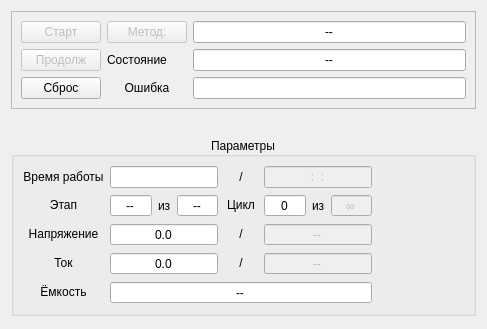
<?xml version="1.0" encoding="UTF-8"?>
<ui version="4.0">
 <class>ZrmMainDisplay</class>
 <widget class="QWidget" name="ZrmMainDisplay">
  <property name="geometry">
   <rect>
    <x>0</x>
    <y>0</y>
    <width>487</width>
    <height>329</height>
   </rect>
  </property>
  <property name="sizePolicy">
   <sizepolicy hsizetype="Preferred" vsizetype="Maximum">
    <horstretch>0</horstretch>
    <verstretch>0</verstretch>
   </sizepolicy>
  </property>
  <property name="windowTitle">
   <string>Form</string>
  </property>
  <layout class="QVBoxLayout" name="verticalLayout">
   <property name="sizeConstraint">
    <enum>QLayout::SetMinAndMaxSize</enum>
   </property>
   <item>
    <widget class="QFrame" name="frame">
     <property name="sizePolicy">
      <sizepolicy hsizetype="MinimumExpanding" vsizetype="Maximum">
       <horstretch>0</horstretch>
       <verstretch>0</verstretch>
      </sizepolicy>
     </property>
     <property name="frameShape">
      <enum>QFrame::StyledPanel</enum>
     </property>
     <property name="frameShadow">
      <enum>QFrame::Raised</enum>
     </property>
     <layout class="QHBoxLayout" name="horizontalLayout">
      <property name="sizeConstraint">
       <enum>QLayout::SetMinAndMaxSize</enum>
      </property>
      <item>
       <layout class="QGridLayout" name="gridLayout_2" rowstretch="0,0,0" columnminimumwidth="0,0,0">
        <property name="sizeConstraint">
         <enum>QLayout::SetMinAndMaxSize</enum>
        </property>
        <item row="1" column="2">
         <widget class="QLineEdit" name="edMode">
          <property name="enabled">
           <bool>true</bool>
          </property>
          <property name="sizePolicy">
           <sizepolicy hsizetype="MinimumExpanding" vsizetype="Fixed">
            <horstretch>0</horstretch>
            <verstretch>0</verstretch>
           </sizepolicy>
          </property>
          <property name="text">
           <string>--</string>
          </property>
          <property name="maxLength">
           <number>128</number>
          </property>
          <property name="alignment">
           <set>Qt::AlignCenter</set>
          </property>
          <property name="readOnly">
           <bool>true</bool>
          </property>
         </widget>
        </item>
        <item row="2" column="1">
         <widget class="QLabel" name="label">
          <property name="text">
           <string>Ошибка</string>
          </property>
          <property name="alignment">
           <set>Qt::AlignCenter</set>
          </property>
         </widget>
        </item>
        <item row="0" column="2">
         <widget class="QLineEdit" name="edMethodName">
          <property name="enabled">
           <bool>true</bool>
          </property>
          <property name="sizePolicy">
           <sizepolicy hsizetype="MinimumExpanding" vsizetype="Fixed">
            <horstretch>0</horstretch>
            <verstretch>0</verstretch>
           </sizepolicy>
          </property>
          <property name="text">
           <string>--</string>
          </property>
          <property name="maxLength">
           <number>128</number>
          </property>
          <property name="alignment">
           <set>Qt::AlignCenter</set>
          </property>
          <property name="readOnly">
           <bool>true</bool>
          </property>
         </widget>
        </item>
        <item row="0" column="1">
         <widget class="QPushButton" name="bMethod">
          <property name="enabled">
           <bool>false</bool>
          </property>
          <property name="sizePolicy">
           <sizepolicy hsizetype="Preferred" vsizetype="Preferred">
            <horstretch>0</horstretch>
            <verstretch>0</verstretch>
           </sizepolicy>
          </property>
          <property name="minimumSize">
           <size>
            <width>0</width>
            <height>0</height>
           </size>
          </property>
          <property name="styleSheet">
           <string notr="true"/>
          </property>
          <property name="text">
           <string>Метод:</string>
          </property>
          <property name="icon">
           <iconset resource="zrm_resource.qrc">
            <normaloff>:/zrm/icons/method.png</normaloff>:/zrm/icons/method.png</iconset>
          </property>
          <property name="iconSize">
           <size>
            <width>24</width>
            <height>24</height>
           </size>
          </property>
          <property name="flat">
           <bool>false</bool>
          </property>
         </widget>
        </item>
        <item row="1" column="1">
         <widget class="QLabel" name="label_7">
          <property name="sizePolicy">
           <sizepolicy hsizetype="Fixed" vsizetype="Fixed">
            <horstretch>0</horstretch>
            <verstretch>0</verstretch>
           </sizepolicy>
          </property>
          <property name="text">
           <string>Состояние</string>
          </property>
          <property name="alignment">
           <set>Qt::AlignCenter</set>
          </property>
         </widget>
        </item>
        <item row="2" column="2">
         <widget class="QLineEdit" name="error_state">
          <property name="sizePolicy">
           <sizepolicy hsizetype="MinimumExpanding" vsizetype="Fixed">
            <horstretch>0</horstretch>
            <verstretch>0</verstretch>
           </sizepolicy>
          </property>
          <property name="maxLength">
           <number>128</number>
          </property>
          <property name="alignment">
           <set>Qt::AlignCenter</set>
          </property>
          <property name="readOnly">
           <bool>true</bool>
          </property>
         </widget>
        </item>
        <item row="0" column="0">
         <widget class="QPushButton" name="bStartStop">
          <property name="enabled">
           <bool>false</bool>
          </property>
          <property name="sizePolicy">
           <sizepolicy hsizetype="Preferred" vsizetype="Preferred">
            <horstretch>0</horstretch>
            <verstretch>0</verstretch>
           </sizepolicy>
          </property>
          <property name="minimumSize">
           <size>
            <width>0</width>
            <height>0</height>
           </size>
          </property>
          <property name="styleSheet">
           <string notr="true"/>
          </property>
          <property name="text">
           <string>Старт</string>
          </property>
          <property name="icon">
           <iconset resource="zrm_resource.qrc">
            <normaloff>:/zrm/icons/start.png</normaloff>:/zrm/icons/start.png</iconset>
          </property>
          <property name="iconSize">
           <size>
            <width>24</width>
            <height>24</height>
           </size>
          </property>
          <property name="checkable">
           <bool>false</bool>
          </property>
          <property name="flat">
           <bool>false</bool>
          </property>
         </widget>
        </item>
        <item row="1" column="0">
         <widget class="QPushButton" name="bPause">
          <property name="enabled">
           <bool>false</bool>
          </property>
          <property name="sizePolicy">
           <sizepolicy hsizetype="Preferred" vsizetype="Preferred">
            <horstretch>0</horstretch>
            <verstretch>0</verstretch>
           </sizepolicy>
          </property>
          <property name="minimumSize">
           <size>
            <width>0</width>
            <height>0</height>
           </size>
          </property>
          <property name="styleSheet">
           <string notr="true"/>
          </property>
          <property name="text">
           <string>Продолж</string>
          </property>
          <property name="icon">
           <iconset resource="zrm_resource.qrc">
            <normaloff>:/zrm/icons/control_pause.png</normaloff>:/zrm/icons/control_pause.png</iconset>
          </property>
          <property name="iconSize">
           <size>
            <width>24</width>
            <height>24</height>
           </size>
          </property>
          <property name="checkable">
           <bool>false</bool>
          </property>
          <property name="flat">
           <bool>false</bool>
          </property>
         </widget>
        </item>
        <item row="2" column="0">
         <widget class="QPushButton" name="bResetError">
          <property name="sizePolicy">
           <sizepolicy hsizetype="Preferred" vsizetype="Preferred">
            <horstretch>0</horstretch>
            <verstretch>0</verstretch>
           </sizepolicy>
          </property>
          <property name="minimumSize">
           <size>
            <width>0</width>
            <height>0</height>
           </size>
          </property>
          <property name="text">
           <string>Сброс</string>
          </property>
          <property name="icon">
           <iconset resource="zrm_resource.qrc">
            <normaloff>:/zrm/icons/mon-clear.png</normaloff>:/zrm/icons/mon-clear.png</iconset>
          </property>
          <property name="iconSize">
           <size>
            <width>24</width>
            <height>24</height>
           </size>
          </property>
         </widget>
        </item>
       </layout>
      </item>
     </layout>
    </widget>
   </item>
   <item>
    <widget class="QGroupBox" name="groupBox_2">
     <property name="sizePolicy">
      <sizepolicy hsizetype="Expanding" vsizetype="Maximum">
       <horstretch>0</horstretch>
       <verstretch>0</verstretch>
      </sizepolicy>
     </property>
     <property name="title">
      <string>Параметры</string>
     </property>
     <property name="alignment">
      <set>Qt::AlignCenter</set>
     </property>
     <layout class="QGridLayout" name="gridLayout">
      <property name="sizeConstraint">
       <enum>QLayout::SetMinAndMaxSize</enum>
      </property>
      <item row="0" column="0">
       <widget class="QLabel" name="label_2">
        <property name="sizePolicy">
         <sizepolicy hsizetype="MinimumExpanding" vsizetype="Preferred">
          <horstretch>0</horstretch>
          <verstretch>0</verstretch>
         </sizepolicy>
        </property>
        <property name="text">
         <string>Время работы</string>
        </property>
        <property name="alignment">
         <set>Qt::AlignCenter</set>
        </property>
       </widget>
      </item>
      <item row="0" column="1" colspan="3">
       <widget class="QLineEdit" name="lb_work_time">
        <property name="sizePolicy">
         <sizepolicy hsizetype="Expanding" vsizetype="Fixed">
          <horstretch>0</horstretch>
          <verstretch>0</verstretch>
         </sizepolicy>
        </property>
        <property name="maxLength">
         <number>10</number>
        </property>
        <property name="alignment">
         <set>Qt::AlignCenter</set>
        </property>
        <property name="readOnly">
         <bool>true</bool>
        </property>
       </widget>
      </item>
      <item row="0" column="4">
       <widget class="QLabel" name="label_14">
        <property name="sizePolicy">
         <sizepolicy hsizetype="Expanding" vsizetype="Fixed">
          <horstretch>0</horstretch>
          <verstretch>0</verstretch>
         </sizepolicy>
        </property>
        <property name="minimumSize">
         <size>
          <width>0</width>
          <height>0</height>
         </size>
        </property>
        <property name="text">
         <string>/</string>
        </property>
        <property name="alignment">
         <set>Qt::AlignCenter</set>
        </property>
       </widget>
      </item>
      <item row="0" column="5" colspan="3">
       <widget class="QLineEdit" name="edTimeLimit">
        <property name="enabled">
         <bool>false</bool>
        </property>
        <property name="sizePolicy">
         <sizepolicy hsizetype="Expanding" vsizetype="Fixed">
          <horstretch>0</horstretch>
          <verstretch>0</verstretch>
         </sizepolicy>
        </property>
        <property name="inputMask">
         <string>009:09:09 </string>
        </property>
        <property name="text">
         <string>:: </string>
        </property>
        <property name="alignment">
         <set>Qt::AlignCenter</set>
        </property>
        <property name="readOnly">
         <bool>true</bool>
        </property>
       </widget>
      </item>
      <item row="1" column="0">
       <widget class="QLabel" name="label_8">
        <property name="sizePolicy">
         <sizepolicy hsizetype="MinimumExpanding" vsizetype="Fixed">
          <horstretch>0</horstretch>
          <verstretch>0</verstretch>
         </sizepolicy>
        </property>
        <property name="text">
         <string>Этап</string>
        </property>
        <property name="alignment">
         <set>Qt::AlignCenter</set>
        </property>
       </widget>
      </item>
      <item row="1" column="1">
       <widget class="QSpinBox" name="lbStageNum">
        <property name="sizePolicy">
         <sizepolicy hsizetype="Expanding" vsizetype="Fixed">
          <horstretch>0</horstretch>
          <verstretch>0</verstretch>
         </sizepolicy>
        </property>
        <property name="alignment">
         <set>Qt::AlignCenter</set>
        </property>
        <property name="readOnly">
         <bool>true</bool>
        </property>
        <property name="buttonSymbols">
         <enum>QAbstractSpinBox::NoButtons</enum>
        </property>
        <property name="specialValueText">
         <string>--</string>
        </property>
       </widget>
      </item>
      <item row="1" column="2">
       <widget class="QLabel" name="label_16">
        <property name="sizePolicy">
         <sizepolicy hsizetype="Maximum" vsizetype="Preferred">
          <horstretch>0</horstretch>
          <verstretch>0</verstretch>
         </sizepolicy>
        </property>
        <property name="minimumSize">
         <size>
          <width>0</width>
          <height>0</height>
         </size>
        </property>
        <property name="text">
         <string>из</string>
        </property>
       </widget>
      </item>
      <item row="1" column="3">
       <widget class="QSpinBox" name="lbStageTotal">
        <property name="sizePolicy">
         <sizepolicy hsizetype="Expanding" vsizetype="Fixed">
          <horstretch>0</horstretch>
          <verstretch>0</verstretch>
         </sizepolicy>
        </property>
        <property name="alignment">
         <set>Qt::AlignCenter</set>
        </property>
        <property name="readOnly">
         <bool>true</bool>
        </property>
        <property name="buttonSymbols">
         <enum>QAbstractSpinBox::NoButtons</enum>
        </property>
        <property name="specialValueText">
         <string>--</string>
        </property>
       </widget>
      </item>
      <item row="1" column="4">
       <widget class="QLabel" name="label_9">
        <property name="sizePolicy">
         <sizepolicy hsizetype="Expanding" vsizetype="Fixed">
          <horstretch>0</horstretch>
          <verstretch>0</verstretch>
         </sizepolicy>
        </property>
        <property name="minimumSize">
         <size>
          <width>0</width>
          <height>0</height>
         </size>
        </property>
        <property name="text">
         <string>Цикл</string>
        </property>
        <property name="alignment">
         <set>Qt::AlignCenter</set>
        </property>
       </widget>
      </item>
      <item row="1" column="5">
       <widget class="QSpinBox" name="lbCycleNum">
        <property name="sizePolicy">
         <sizepolicy hsizetype="Expanding" vsizetype="Fixed">
          <horstretch>0</horstretch>
          <verstretch>0</verstretch>
         </sizepolicy>
        </property>
        <property name="alignment">
         <set>Qt::AlignCenter</set>
        </property>
        <property name="readOnly">
         <bool>true</bool>
        </property>
        <property name="buttonSymbols">
         <enum>QAbstractSpinBox::NoButtons</enum>
        </property>
        <property name="specialValueText">
         <string>0</string>
        </property>
       </widget>
      </item>
      <item row="1" column="6">
       <widget class="QLabel" name="label_17">
        <property name="sizePolicy">
         <sizepolicy hsizetype="Maximum" vsizetype="Preferred">
          <horstretch>0</horstretch>
          <verstretch>0</verstretch>
         </sizepolicy>
        </property>
        <property name="minimumSize">
         <size>
          <width>0</width>
          <height>0</height>
         </size>
        </property>
        <property name="text">
         <string>из</string>
        </property>
       </widget>
      </item>
      <item row="1" column="7">
       <widget class="QSpinBox" name="sbCycleTotal">
        <property name="enabled">
         <bool>false</bool>
        </property>
        <property name="sizePolicy">
         <sizepolicy hsizetype="Expanding" vsizetype="Fixed">
          <horstretch>0</horstretch>
          <verstretch>0</verstretch>
         </sizepolicy>
        </property>
        <property name="alignment">
         <set>Qt::AlignCenter</set>
        </property>
        <property name="readOnly">
         <bool>true</bool>
        </property>
        <property name="buttonSymbols">
         <enum>QAbstractSpinBox::NoButtons</enum>
        </property>
        <property name="specialValueText">
         <string>∞</string>
        </property>
       </widget>
      </item>
      <item row="1" column="8">
       <widget class="QPushButton" name="bCycleDec">
        <property name="sizePolicy">
         <sizepolicy hsizetype="Preferred" vsizetype="Preferred">
          <horstretch>0</horstretch>
          <verstretch>0</verstretch>
         </sizepolicy>
        </property>
        <property name="text">
         <string/>
        </property>
        <property name="icon">
         <iconset resource="zrm_resource.qrc">
          <normaloff>:/zrm/icons/navigate-down.png</normaloff>:/zrm/icons/navigate-down.png</iconset>
        </property>
        <property name="autoRepeat">
         <bool>true</bool>
        </property>
        <property name="flat">
         <bool>true</bool>
        </property>
       </widget>
      </item>
      <item row="1" column="9">
       <widget class="QPushButton" name="bCycleInc">
        <property name="sizePolicy">
         <sizepolicy hsizetype="Preferred" vsizetype="Preferred">
          <horstretch>0</horstretch>
          <verstretch>0</verstretch>
         </sizepolicy>
        </property>
        <property name="text">
         <string/>
        </property>
        <property name="icon">
         <iconset resource="zrm_resource.qrc">
          <normaloff>:/zrm/icons/navigate-up.png</normaloff>:/zrm/icons/navigate-up.png</iconset>
        </property>
        <property name="autoRepeat">
         <bool>true</bool>
        </property>
        <property name="flat">
         <bool>true</bool>
        </property>
       </widget>
      </item>
      <item row="2" column="0">
       <widget class="QLabel" name="label_3">
        <property name="sizePolicy">
         <sizepolicy hsizetype="MinimumExpanding" vsizetype="Fixed">
          <horstretch>0</horstretch>
          <verstretch>0</verstretch>
         </sizepolicy>
        </property>
        <property name="text">
         <string>Напряжение</string>
        </property>
        <property name="alignment">
         <set>Qt::AlignCenter</set>
        </property>
       </widget>
      </item>
      <item row="2" column="1" colspan="3">
       <widget class="QDoubleSpinBox" name="lbVolt">
        <property name="sizePolicy">
         <sizepolicy hsizetype="Expanding" vsizetype="Fixed">
          <horstretch>0</horstretch>
          <verstretch>0</verstretch>
         </sizepolicy>
        </property>
        <property name="alignment">
         <set>Qt::AlignCenter</set>
        </property>
        <property name="readOnly">
         <bool>true</bool>
        </property>
        <property name="buttonSymbols">
         <enum>QAbstractSpinBox::NoButtons</enum>
        </property>
        <property name="specialValueText">
         <string>--</string>
        </property>
        <property name="decimals">
         <number>1</number>
        </property>
        <property name="minimum">
         <double>-100000.000000000000000</double>
        </property>
        <property name="maximum">
         <double>100000.000000000000000</double>
        </property>
       </widget>
      </item>
      <item row="2" column="4">
       <widget class="QLabel" name="label_10">
        <property name="sizePolicy">
         <sizepolicy hsizetype="Expanding" vsizetype="Fixed">
          <horstretch>0</horstretch>
          <verstretch>0</verstretch>
         </sizepolicy>
        </property>
        <property name="minimumSize">
         <size>
          <width>0</width>
          <height>0</height>
         </size>
        </property>
        <property name="text">
         <string>/</string>
        </property>
        <property name="alignment">
         <set>Qt::AlignCenter</set>
        </property>
       </widget>
      </item>
      <item row="2" column="5" colspan="3">
       <widget class="QDoubleSpinBox" name="sbVoltLimit">
        <property name="enabled">
         <bool>false</bool>
        </property>
        <property name="sizePolicy">
         <sizepolicy hsizetype="Expanding" vsizetype="Fixed">
          <horstretch>0</horstretch>
          <verstretch>0</verstretch>
         </sizepolicy>
        </property>
        <property name="alignment">
         <set>Qt::AlignCenter</set>
        </property>
        <property name="readOnly">
         <bool>true</bool>
        </property>
        <property name="buttonSymbols">
         <enum>QAbstractSpinBox::NoButtons</enum>
        </property>
        <property name="specialValueText">
         <string>--</string>
        </property>
        <property name="suffix">
         <string> В</string>
        </property>
        <property name="decimals">
         <number>1</number>
        </property>
        <property name="maximum">
         <double>10000.000000000000000</double>
        </property>
        <property name="singleStep">
         <double>0.100000000000000</double>
        </property>
       </widget>
      </item>
      <item row="2" column="8">
       <widget class="QPushButton" name="bVoltDec">
        <property name="sizePolicy">
         <sizepolicy hsizetype="Preferred" vsizetype="Preferred">
          <horstretch>0</horstretch>
          <verstretch>0</verstretch>
         </sizepolicy>
        </property>
        <property name="text">
         <string/>
        </property>
        <property name="icon">
         <iconset resource="zrm_resource.qrc">
          <normaloff>:/zrm/icons/navigate-down.png</normaloff>:/zrm/icons/navigate-down.png</iconset>
        </property>
        <property name="autoRepeat">
         <bool>true</bool>
        </property>
        <property name="flat">
         <bool>true</bool>
        </property>
       </widget>
      </item>
      <item row="2" column="9">
       <widget class="QPushButton" name="bVoltInc">
        <property name="sizePolicy">
         <sizepolicy hsizetype="Preferred" vsizetype="Preferred">
          <horstretch>0</horstretch>
          <verstretch>0</verstretch>
         </sizepolicy>
        </property>
        <property name="text">
         <string/>
        </property>
        <property name="icon">
         <iconset resource="zrm_resource.qrc">
          <normaloff>:/zrm/icons/navigate-up.png</normaloff>:/zrm/icons/navigate-up.png</iconset>
        </property>
        <property name="autoRepeat">
         <bool>true</bool>
        </property>
        <property name="flat">
         <bool>true</bool>
        </property>
       </widget>
      </item>
      <item row="3" column="0">
       <widget class="QLabel" name="label_4">
        <property name="sizePolicy">
         <sizepolicy hsizetype="MinimumExpanding" vsizetype="Fixed">
          <horstretch>0</horstretch>
          <verstretch>0</verstretch>
         </sizepolicy>
        </property>
        <property name="text">
         <string>Ток</string>
        </property>
        <property name="alignment">
         <set>Qt::AlignCenter</set>
        </property>
       </widget>
      </item>
      <item row="3" column="1" colspan="3">
       <widget class="QDoubleSpinBox" name="lbCurr">
        <property name="sizePolicy">
         <sizepolicy hsizetype="Expanding" vsizetype="Fixed">
          <horstretch>0</horstretch>
          <verstretch>0</verstretch>
         </sizepolicy>
        </property>
        <property name="alignment">
         <set>Qt::AlignCenter</set>
        </property>
        <property name="readOnly">
         <bool>true</bool>
        </property>
        <property name="buttonSymbols">
         <enum>QAbstractSpinBox::NoButtons</enum>
        </property>
        <property name="specialValueText">
         <string>--</string>
        </property>
        <property name="decimals">
         <number>1</number>
        </property>
        <property name="minimum">
         <double>-100000.000000000000000</double>
        </property>
        <property name="maximum">
         <double>100000.000000000000000</double>
        </property>
       </widget>
      </item>
      <item row="3" column="4">
       <widget class="QLabel" name="label_11">
        <property name="sizePolicy">
         <sizepolicy hsizetype="Expanding" vsizetype="Fixed">
          <horstretch>0</horstretch>
          <verstretch>0</verstretch>
         </sizepolicy>
        </property>
        <property name="minimumSize">
         <size>
          <width>0</width>
          <height>0</height>
         </size>
        </property>
        <property name="text">
         <string>/</string>
        </property>
        <property name="alignment">
         <set>Qt::AlignCenter</set>
        </property>
       </widget>
      </item>
      <item row="3" column="5" colspan="3">
       <widget class="QDoubleSpinBox" name="sbCurrLimit">
        <property name="enabled">
         <bool>false</bool>
        </property>
        <property name="sizePolicy">
         <sizepolicy hsizetype="Expanding" vsizetype="Fixed">
          <horstretch>0</horstretch>
          <verstretch>0</verstretch>
         </sizepolicy>
        </property>
        <property name="alignment">
         <set>Qt::AlignCenter</set>
        </property>
        <property name="readOnly">
         <bool>true</bool>
        </property>
        <property name="buttonSymbols">
         <enum>QAbstractSpinBox::NoButtons</enum>
        </property>
        <property name="specialValueText">
         <string>--</string>
        </property>
        <property name="keyboardTracking">
         <bool>true</bool>
        </property>
        <property name="suffix">
         <string> А</string>
        </property>
        <property name="decimals">
         <number>1</number>
        </property>
        <property name="maximum">
         <double>10000.000000000000000</double>
        </property>
        <property name="singleStep">
         <double>0.100000000000000</double>
        </property>
       </widget>
      </item>
      <item row="3" column="8">
       <widget class="QPushButton" name="bCurrDec">
        <property name="sizePolicy">
         <sizepolicy hsizetype="Preferred" vsizetype="Preferred">
          <horstretch>0</horstretch>
          <verstretch>0</verstretch>
         </sizepolicy>
        </property>
        <property name="text">
         <string/>
        </property>
        <property name="icon">
         <iconset resource="zrm_resource.qrc">
          <normaloff>:/zrm/icons/navigate-down.png</normaloff>:/zrm/icons/navigate-down.png</iconset>
        </property>
        <property name="autoRepeat">
         <bool>true</bool>
        </property>
        <property name="flat">
         <bool>true</bool>
        </property>
       </widget>
      </item>
      <item row="3" column="9">
       <widget class="QPushButton" name="bCurrInc">
        <property name="sizePolicy">
         <sizepolicy hsizetype="Preferred" vsizetype="Preferred">
          <horstretch>0</horstretch>
          <verstretch>0</verstretch>
         </sizepolicy>
        </property>
        <property name="text">
         <string/>
        </property>
        <property name="icon">
         <iconset resource="zrm_resource.qrc">
          <normaloff>:/zrm/icons/navigate-up.png</normaloff>:/zrm/icons/navigate-up.png</iconset>
        </property>
        <property name="autoRepeat">
         <bool>true</bool>
        </property>
        <property name="flat">
         <bool>true</bool>
        </property>
       </widget>
      </item>
      <item row="4" column="0">
       <widget class="QLabel" name="lb_cap_name">
        <property name="sizePolicy">
         <sizepolicy hsizetype="MinimumExpanding" vsizetype="Fixed">
          <horstretch>0</horstretch>
          <verstretch>0</verstretch>
         </sizepolicy>
        </property>
        <property name="text">
         <string>Ёмкость</string>
        </property>
        <property name="alignment">
         <set>Qt::AlignCenter</set>
        </property>
       </widget>
      </item>
      <item row="4" column="1" colspan="7">
       <widget class="QDoubleSpinBox" name="edCapacity">
        <property name="sizePolicy">
         <sizepolicy hsizetype="Expanding" vsizetype="Fixed">
          <horstretch>0</horstretch>
          <verstretch>0</verstretch>
         </sizepolicy>
        </property>
        <property name="frame">
         <bool>true</bool>
        </property>
        <property name="alignment">
         <set>Qt::AlignCenter</set>
        </property>
        <property name="readOnly">
         <bool>true</bool>
        </property>
        <property name="buttonSymbols">
         <enum>QAbstractSpinBox::NoButtons</enum>
        </property>
        <property name="specialValueText">
         <string>--</string>
        </property>
        <property name="suffix">
         <string> Вт</string>
        </property>
        <property name="maximum">
         <double>100000.000000000000000</double>
        </property>
       </widget>
      </item>
     </layout>
    </widget>
   </item>
   <item>
    <spacer name="verticalSpacer">
     <property name="orientation">
      <enum>Qt::Vertical</enum>
     </property>
     <property name="sizeHint" stdset="0">
      <size>
       <width>20</width>
       <height>0</height>
      </size>
     </property>
    </spacer>
   </item>
  </layout>
 </widget>
 <tabstops>
  <tabstop>bStartStop</tabstop>
  <tabstop>bMethod</tabstop>
  <tabstop>bPause</tabstop>
  <tabstop>bResetError</tabstop>
  <tabstop>edMethodName</tabstop>
  <tabstop>edMode</tabstop>
  <tabstop>error_state</tabstop>
  <tabstop>lb_work_time</tabstop>
  <tabstop>edTimeLimit</tabstop>
  <tabstop>sbCycleTotal</tabstop>
  <tabstop>bCycleDec</tabstop>
  <tabstop>bCycleInc</tabstop>
  <tabstop>sbVoltLimit</tabstop>
  <tabstop>bVoltDec</tabstop>
  <tabstop>bVoltInc</tabstop>
  <tabstop>sbCurrLimit</tabstop>
  <tabstop>bCurrDec</tabstop>
  <tabstop>bCurrInc</tabstop>
  <tabstop>edCapacity</tabstop>
 </tabstops>
 <resources>
  <include location="zrm_resource.qrc"/>
 </resources>
 <connections>
  <connection>
   <sender>bVoltDec</sender>
   <signal>clicked()</signal>
   <receiver>sbVoltLimit</receiver>
   <slot>stepDown()</slot>
   <hints>
    <hint type="sourcelabel">
     <x>381</x>
     <y>247</y>
    </hint>
    <hint type="destinationlabel">
     <x>347</x>
     <y>245</y>
    </hint>
   </hints>
  </connection>
  <connection>
   <sender>bVoltInc</sender>
   <signal>clicked()</signal>
   <receiver>sbVoltLimit</receiver>
   <slot>stepUp()</slot>
   <hints>
    <hint type="sourcelabel">
     <x>415</x>
     <y>247</y>
    </hint>
    <hint type="destinationlabel">
     <x>347</x>
     <y>245</y>
    </hint>
   </hints>
  </connection>
  <connection>
   <sender>bCurrDec</sender>
   <signal>clicked()</signal>
   <receiver>sbCurrLimit</receiver>
   <slot>stepDown()</slot>
   <hints>
    <hint type="sourcelabel">
     <x>381</x>
     <y>277</y>
    </hint>
    <hint type="destinationlabel">
     <x>347</x>
     <y>275</y>
    </hint>
   </hints>
  </connection>
  <connection>
   <sender>bCurrInc</sender>
   <signal>clicked()</signal>
   <receiver>sbCurrLimit</receiver>
   <slot>stepUp()</slot>
   <hints>
    <hint type="sourcelabel">
     <x>415</x>
     <y>277</y>
    </hint>
    <hint type="destinationlabel">
     <x>347</x>
     <y>275</y>
    </hint>
   </hints>
  </connection>
  <connection>
   <sender>bCycleDec</sender>
   <signal>clicked()</signal>
   <receiver>sbCycleTotal</receiver>
   <slot>stepDown()</slot>
   <hints>
    <hint type="sourcelabel">
     <x>381</x>
     <y>217</y>
    </hint>
    <hint type="destinationlabel">
     <x>347</x>
     <y>215</y>
    </hint>
   </hints>
  </connection>
  <connection>
   <sender>bCycleInc</sender>
   <signal>clicked()</signal>
   <receiver>sbCycleTotal</receiver>
   <slot>stepUp()</slot>
   <hints>
    <hint type="sourcelabel">
     <x>415</x>
     <y>217</y>
    </hint>
    <hint type="destinationlabel">
     <x>347</x>
     <y>215</y>
    </hint>
   </hints>
  </connection>
 </connections>
</ui>
